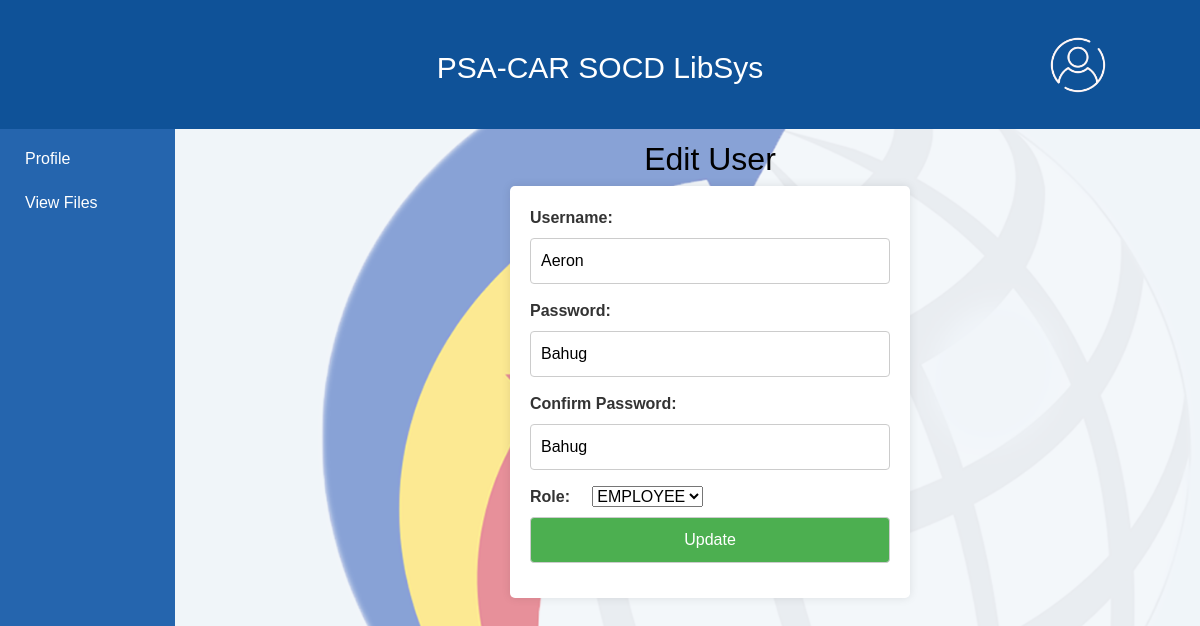
The page /edit_users.php?id=3 (signed in) on the database its author committed.
### tables this page shows
CREATE TABLE `users` (
  `user_id` int(11) NOT NULL,
  `username` varchar(50) NOT NULL,
  `password` varchar(255) NOT NULL,
  `role` enum('ADMIN','EMPLOYEE') NOT NULL
);

### edit_users.php (the view, shortened to what this page needs)
<?php
$host = "localhost";
$db_username = "root";
$db_password = "";
$database = "file_inventory";
$conn = new mysqli($host, $db_username, $db_password, $database);
$userDetails = null;
if(isset($_GET['id'])) {
    $id = $_GET['id'];
    $result = mysqli_query($conn, "SELECT * FROM users WHERE user_id=$id");
    $userDetails = mysqli_fetch_assoc($result);
}
?>
<!DOCTYPE html>
<html lang="en">
<head>
    <link rel="stylesheet" href="https://maxcdn.bootstrapcdn.com/bootstrap/4.5.2/css/bootstrap.min.css">
    <link rel="stylesheet" href="add_users.css">
</head>
<body>
<div id="topbar">
    <h2>PSA-CAR SOCD LibSys</h2>
    <div class="dropdown">
        <img src="ICON-4.png" alt="Dropdown Icon" width="68" height="68">
    </div>
</div>
<div id="sidebar">
    <div id="sidebar-content">
        <ul>
            <li><a href="#" class="sidebar-link">Profile</a></li>
            <li><a href="book_list.php" class="sidebar-link">View Files</a></li>
        </ul>
    </div>
</div>
<div id="content">
    <h2>Edit User</h2>
    <form action="" method="post" enctype="multipart/form-data">
        <label for="">Username:</label>
        <input type="text" name="username" required value="<?php echo $userDetails['username']; ?>">
        <label for="">Password:</label>
        <input type="text" name="password1" required value="<?php echo $userDetails['password']; ?>">
        <label for="">Confirm Password:</label>
        <input type="text" name="password2" required value="<?php echo $userDetails['password']; ?>">
        <label for="">Role:&nbsp;&nbsp;&nbsp;&nbsp;</label>
        <select name="role" required>
            <option value="EMPLOYEE" <?php if ($userDetails['role'] == 'EMPLOYEE') echo 'selected'; ?>>EMPLOYEE</option>
        </select>
        <input type="submit" name="submit" value="Update">
    </form>
</div>

### add_users.css (style rules this page uses)
body { margin: 0; padding: 0; font-family: Arial, sans-serif; }
@media only screen and (min-width: 768px) { #sidebar { width: 220px; position: fixed; top: 40px; bottom: 0; } }
@media only screen and (min-width: 768px) { #content { margin-left: 240px; margin-top: 105px; } }
#topbar { background-color: #0f5298; color: #fff; padding: 35px; text-align: center; position: fixed; top: 0; left: 0; width: 100%; z-index: 1000; }
#topbar h2 { font-weight: normal; font-size: 30px; margin-top: 15px; }
#topbar .dropdown { position: absolute; top: 50%; left: 87%; transform: translateY(-50%); cursor: pointer; }
#sidebar { background-color: #2565AE; color: #fff; padding: 10px; z-index: 999; width: 175px; }
#sidebar ul { list-style: none; padding: 0; margin: 0; }
#sidebar ul li { margin-bottom: 10px; }
#sidebar ul li a { color: #fff; text-decoration: none; display: block; padding: 5px 0; }
#sidebar-content { margin-top: 92px; margin-left: 15px; }
.sidebar-link { text-decoration: none; color: black; transition: transform 0.1s ease; }
#content { margin-top:65; padding: 20px; display: flex; flex-direction: column; align-items: center; justify-content: center; margin-top: 90px; margin-left: 240px; margin-right: 20px; }
#content h2 { margin-top: 30px; color: #000000; }
form { background-color: #fff; padding: 20px; border-radius: 5px; box-shadow: 0 0 10px rgba(0, 0, 0, 0.1); width: 400px; }
label { font-weight: bold; color: #333; }
input[type="text"], input[type="number"], textarea, input[type="file"], input[type="submit"] { width: 100%; padding: 10px; margin-bottom: 15px; border: 1px solid #ccc; border-radius: 4px; box-sizing: border-box; }
input[type="submit"] { background-color: #4caf50; color: white; cursor: pointer; }
a { color: #007bff; text-decoration: none; }

### rows shown on the page
users: username "Aeron", password1 "Bahug", password2 "Bahug", role "EMPLOYEE"
